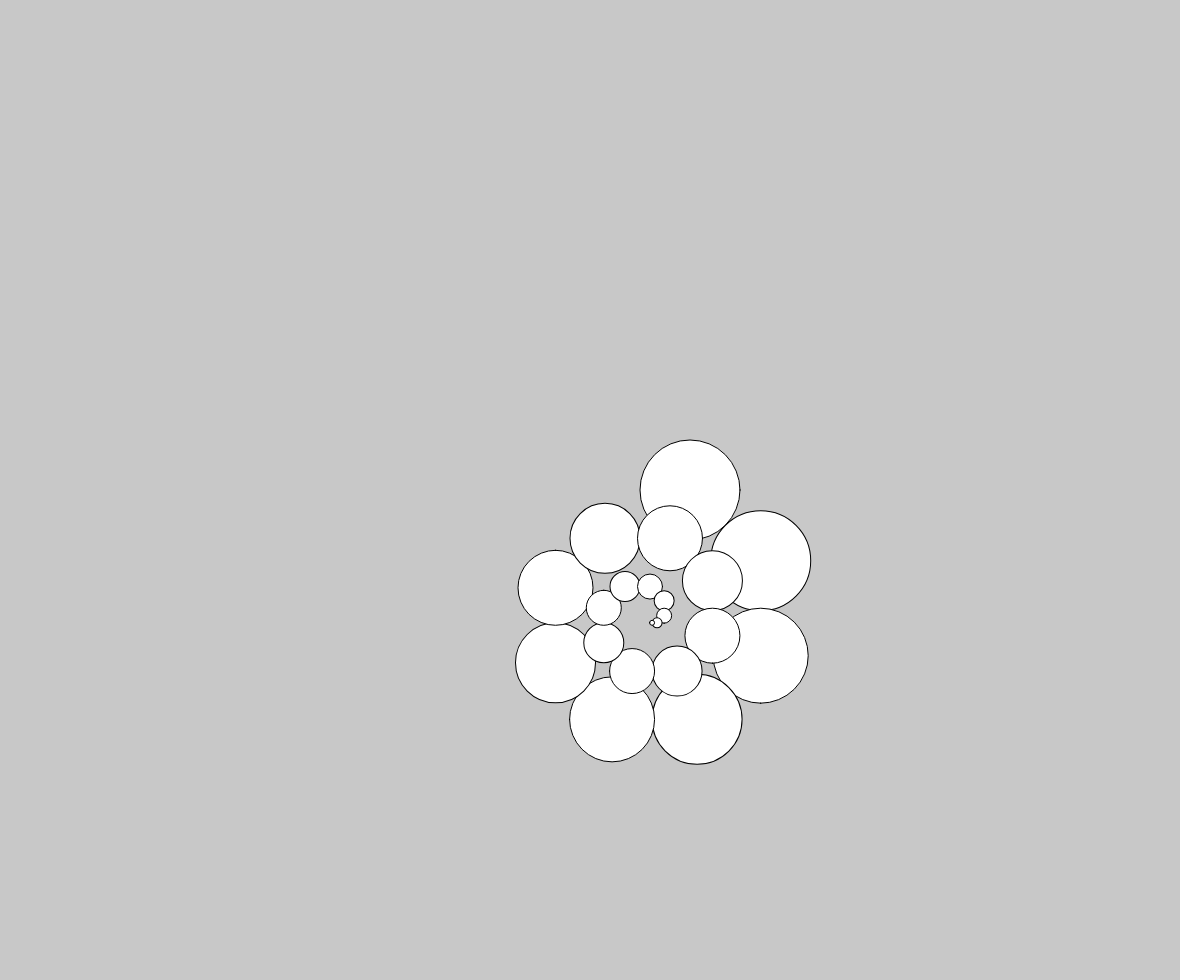
Frame 1 (no input)
Frame 60 (no input): identical to frame 1, image omitted
Frame 120 (the mouse pressed at the canvas centre since frame 60): identical to frame 1, image omitted

The p5.js sketch that drew this single still picture (run headless with seeded random() and noise() and a simulated clock; from frame 60 on, the mouse is pressed at the canvas centre):

// p5.js sketch
// ── sketch.js
/// <reference path="./node_modules/@types/p5/global.d.ts" />


/*
 * Idea: https://littletealeaf.github.io/GDD-140-Project-2.2/ but with ellipses and rotating stuff
 * ooh! nested object orientation
 */


class Sphere {
    constructor(radius,rotation) {
        this.radius = radius;
        this.rotation = rotation;
        this.children = [];
    }

    draw() {
        push();
        translate(this.radius,0);
        ellipseMode(CENTER);
        ellipse(0,0,this.radius);
        this.children.forEach((item) => {
            push();
            rotate(item.rotation);
            translate(this.radius);
            item.draw();
            pop();
        });
        pop();
    }
}

let center;

function setup() {
    createCanvas(windowWidth - 20,windowHeight - 20);
    center = new Sphere(100,0);
    var item = center;
    for(var i = 0; i < 100/5; i++) {
        const j = new Sphere(100 - i * 5,PI / 4);
        item.children.push(j);
        item = j;
    }
}

function draw() {
    background(200);
    push();
    translate(width/2,height/2);
    center.draw();
    pop();

}
